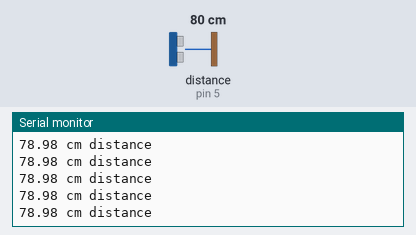
Bench run of a sketch on a simulated Arduino Uno, built with avr-gcc and run on an emulated ATmega328P. On the bench: the last lines printed to the serial monitor. Wiring (inferred from the names in the program): ultrasonic range finder: trigger pin 4; echo pin 5. The inputs (shaded band) are chosen by the test bench; at power-on: distance to the obstacle (sensor on pin 5) 80 cm. The echo pulse lasts 58.3 µs per cm.

Above: at 1.2 s.
1.3 s: distance to the obstacle (sensor on pin 5) set to 2 cm
At 2.3 s:
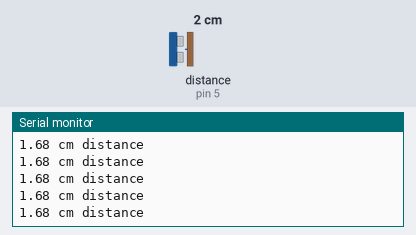
4.3 s: distance to the obstacle (sensor on pin 5) set to 120 cm
At 5.2 s:
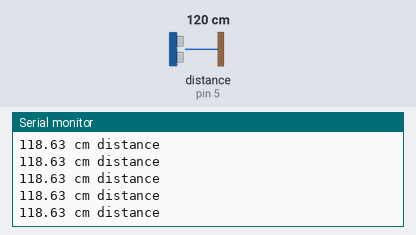
7.3 s: distance to the obstacle (sensor on pin 5) set to 4 cm
At 8.4 s:
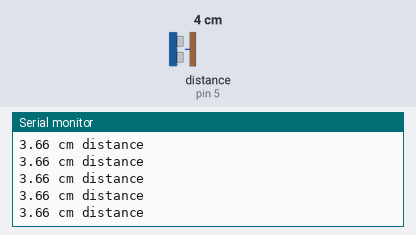
10.3 s: distance to the obstacle (sensor on pin 5) set to 18 cm
At 11.0 s:
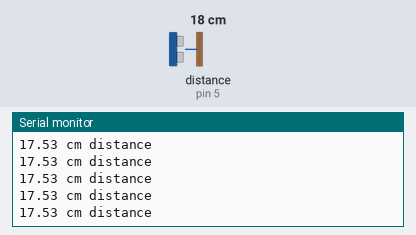
16.3 s: distance to the obstacle (sensor on pin 5) set to 250 cm
At 17.0 s:
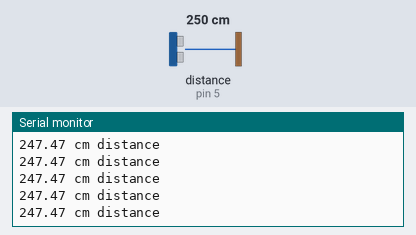
19.3 s: distance to the obstacle (sensor on pin 5) set to 9 cm
At 20.0 s:
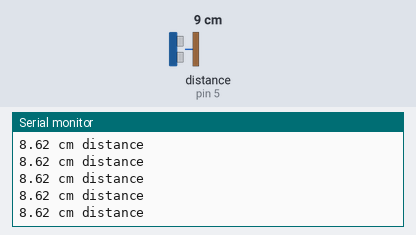
Timing chart, 0 to 22.3 s (numbered marks = the images above; inputs shaded):
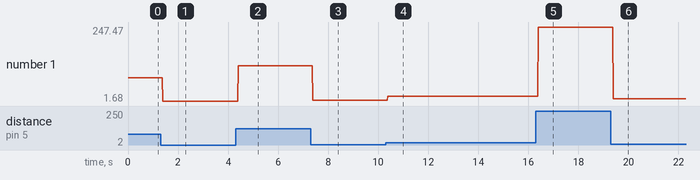

The sketch:

ultrasonic_sensor.ino
```cpp
#define TRIG 4
#define ECHO 5
float time,distance;
void setup()
{
  Serial.begin(9600);
  pinMode(TRIG,OUTPUT);
  pinMode(ECHO,INPUT);
}
void loop()
{
  digitalWrite(TRIG,LOW);
  delayMicroseconds(2);

  digitalWrite(TRIG,HIGH);
  delayMicroseconds(10);

  digitalWrite(TRIG,LOW);

  time=pulseIn(ECHO,HIGH);
  distance=(time*0.034)/2;

  Serial.println(" cm distance");
  Serial.print(distance);


}
```

Measured:
- after the input at 1.3 s, the serial monitor: prints a new line after 0.08 s (image 1)
- after the input at 4.3 s, the serial monitor: prints a new line after 0.10 s (image 2)
- after the input at 7.3 s, the serial monitor: prints a new line after 0.09 s (image 3)
- after the input at 10.3 s, the serial monitor: prints a new line after 0.09 s (image 4)
- after the input at 16.3 s, the serial monitor: prints a new line after 0.09 s (image 5)
- after the input at 19.3 s, the serial monitor: prints a new line after 0.09 s (image 6)
- plotted number 1: 78.98 → 1.68 after the input at 1.3 s, 1.68 → 118.63 after the input at 4.3 s, 118.63 → 3.66 after the input at 7.3 s, 3.66 → 17.53 after the input at 10.3 s, 17.53 → 247.47 after the input at 16.3 s
